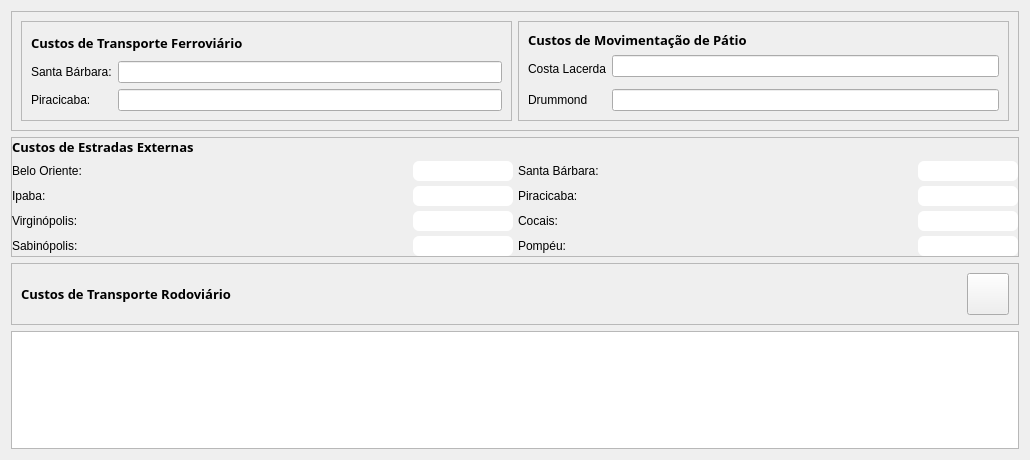
                <widget class="QWidget" name="scrollAreaWidgetContents_4">
                 <property name="geometry">
                  <rect>
                   <x>0</x>
                   <y>0</y>
                   <width>1030</width>
                   <height>460</height>
                  </rect>
                 </property>
                 <layout class="QVBoxLayout" name="verticalLayout_20">
                  <item>
                   <widget class="QFrame" name="frame_28">
                    <property name="frameShape">
                     <enum>QFrame::StyledPanel</enum>
                    </property>
                    <property name="frameShadow">
                     <enum>QFrame::Raised</enum>
                    </property>
                    <layout class="QHBoxLayout" name="horizontalLayout_23">
                     <item>
                      <widget class="QFrame" name="frame_27">
                       <property name="frameShape">
                        <enum>QFrame::StyledPanel</enum>
                       </property>
                       <property name="frameShadow">
                        <enum>QFrame::Raised</enum>
                       </property>
                       <layout class="QGridLayout" name="gridLayout_3">
                        <item row="2" column="0">
                         <widget class="QLabel" name="label_21">
                          <property name="text">
                           <string>Piracicaba:</string>
                          </property>
                         </widget>
                        </item>
                        <item row="2" column="1">
                         <widget class="QLineEdit" name="lineEdit_2"/>
                        </item>
                        <item row="1" column="1">
                         <widget class="QLineEdit" name="lineEdit"/>
                        </item>
                        <item row="1" column="0">
                         <widget class="QLabel" name="label_20">
                          <property name="text">
                           <string>Santa Bárbara:</string>
                          </property>
                         </widget>
                        </item>
                        <item row="0" column="0" colspan="2">
                         <widget class="QLabel" name="label_96">
                          <property name="font">
                           <font>
                            <family>Poppins SemiBold</family>
                            <pointsize>10</pointsize>
                            <weight>75</weight>
                            <bold>true</bold>
                           </font>
                          </property>
                          <property name="text">
                           <string>Custos de Transporte Ferroviário</string>
                          </property>
                         </widget>
                        </item>
                       </layout>
                      </widget>
                     </item>
                     <item>
                      <widget class="QFrame" name="frame_26">
                       <property name="frameShape">
                        <enum>QFrame::StyledPanel</enum>
                       </property>
                       <property name="frameShadow">
                        <enum>QFrame::Raised</enum>
                       </property>
                       <layout class="QGridLayout" name="gridLayout_5">
                        <item row="3" column="0">
                         <widget class="QLabel" name="label_22">
                          <property name="text">
                           <string>Drummond</string>
                          </property>
                         </widget>
                        </item>
                        <item row="1" column="0" rowspan="2" colspan="2">
                         <widget class="QLabel" name="label_23">
                          <property name="text">
                           <string>Costa Lacerda</string>
                          </property>
                         </widget>
                        </item>
                        <item row="3" column="2">
                         <widget class="QLineEdit" name="lineEdit_3"/>
                        </item>
                        <item row="1" column="2">
                         <widget class="QLineEdit" name="lineEdit_4"/>
                        </item>
                        <item row="0" column="0" colspan="3">
                         <widget class="QLabel" name="label_97">
                          <property name="font">
                           <font>
                            <family>Poppins SemiBold</family>
                            <pointsize>10</pointsize>
                            <weight>75</weight>
                            <bold>true</bold>
                           </font>
                          </property>
                          <property name="text">
                           <string>Custos de Movimentação de Pátio</string>
                          </property>
                         </widget>
                        </item>
                       </layout>
                      </widget>
                     </item>
                    </layout>
                   </widget>
                  </item>
                  <item>
                   <widget class="QFrame" name="frame_29">
                    <property name="frameShape">
                     <enum>QFrame::StyledPanel</enum>
                    </property>
                    <property name="frameShadow">
                     <enum>QFrame::Raised</enum>
                    </property>
                    <layout class="QGridLayout" name="gridLayout_6">
                     <property name="leftMargin">
                      <number>0</number>
                     </property>
                     <property name="topMargin">
                      <number>0</number>
                     </property>
                     <property name="rightMargin">
                      <number>0</number>
                     </property>
                     <property name="bottomMargin">
                      <number>0</number>
                     </property>
                     <property name="spacing">
                      <number>5</number>
                     </property>
                     <item row="2" column="0">
                      <widget class="QLabel" name="label_38">
                       <property name="text">
                        <string>Ipaba:</string>
                       </property>
                      </widget>
                     </item>
                     <item row="4" column="2">
                      <widget class="QLabel" name="label_42">
                       <property name="text">
                        <string>Pompéu:</string>
                       </property>
                      </widget>
                     </item>
                     <item row="3" column="2">
                      <widget class="QLabel" name="label_41">
                       <property name="text">
                        <string>Cocais:</string>
                       </property>
                      </widget>
                     </item>
                     <item row="2" column="2">
                      <widget class="QLabel" name="label_40">
                       <property name="text">
                        <string>Piracicaba:</string>
                       </property>
                      </widget>
                     </item>
                     <item row="1" column="3">
                      <widget class="QLineEdit" name="est_sb">
                       <property name="minimumSize">
                        <size>
                         <width>0</width>
                         <height>20</height>
                        </size>
                       </property>
                       <property name="maximumSize">
                        <size>
                         <width>100</width>
                         <height>16777215</height>
                        </size>
                       </property>
                       <property name="styleSheet">
                        <string notr="true">color:white;
border-radius:6px;</string>
                       </property>
                       <property name="frame">
                        <bool>false</bool>
                       </property>
                      </widget>
                     </item>
                     <item row="2" column="3">
                      <widget class="QLineEdit" name="est_pi">
                       <property name="minimumSize">
                        <size>
                         <width>0</width>
                         <height>20</height>
                        </size>
                       </property>
                       <property name="maximumSize">
                        <size>
                         <width>100</width>
                         <height>16777215</height>
                        </size>
                       </property>
                       <property name="styleSheet">
                        <string notr="true">color:white;
border-radius:6px;</string>
                       </property>
                       <property name="frame">
                        <bool>false</bool>
                       </property>
                      </widget>
                     </item>
                     <item row="3" column="3">
                      <widget class="QLineEdit" name="est_co">
                       <property name="minimumSize">
                        <size>
                         <width>0</width>
                         <height>20</height>
                        </size>
                       </property>
                       <property name="maximumSize">
                        <size>
                         <width>100</width>
                         <height>16777215</height>
                        </size>
                       </property>
                       <property name="styleSheet">
                        <string notr="true">color:white;
border-radius:6px;</string>
                       </property>
                       <property name="frame">
                        <bool>false</bool>
                       </property>
                      </widget>
                     </item>
                     <item row="4" column="3">
                      <widget class="QLineEdit" name="est_po">
                       <property name="minimumSize">
                        <size>
                         <width>0</width>
                         <height>20</height>
                        </size>
                       </property>
                       <property name="maximumSize">
                        <size>
                         <width>100</width>
                         <height>16777215</height>
                        </size>
                       </property>
                       <property name="styleSheet">
                        <string notr="true">color:white;
border-radius:6px;</string>
                       </property>
                       <property name="frame">
                        <bool>false</bool>
                       </property>
                      </widget>
                     </item>
                     <item row="2" column="1">
                      <widget class="QLineEdit" name="est_ip">
                       <property name="minimumSize">
                        <size>
                         <width>0</width>
                         <height>20</height>
                        </size>
                       </property>
                       <property name="maximumSize">
                        <size>
                         <width>100</width>
                         <height>16777215</height>
                        </size>
                       </property>
                       <property name="styleSheet">
                        <string notr="true">color:white;
border-radius:6px;</string>
                       </property>
                       <property name="frame">
                        <bool>false</bool>
                       </property>
                      </widget>
                     </item>
                     <item row="3" column="1">
                      <widget class="QLineEdit" name="est_vi">
                       <property name="minimumSize">
                        <size>
                         <width>0</width>
                         <height>20</height>
                        </size>
                       </property>
                       <property name="maximumSize">
                        <size>
                         <width>100</width>
                         <height>16777215</height>
                        </size>
                       </property>
                       <property name="styleSheet">
                        <string notr="true">color:white;
border-radius:6px;</string>
                       </property>
                       <property name="frame">
                        <bool>false</bool>
                       </property>
                      </widget>
                     </item>
                     <item row="3" column="0">
                      <widget class="QLabel" name="label_39">
                       <property name="text">
                        <string>Virginópolis:</string>
                       </property>
                      </widget>
                     </item>
                     <item row="1" column="0">
                      <widget class="QLabel" name="label_24">
                       <property name="text">
                        <string>Belo Oriente:</string>
                       </property>
                      </widget>
                     </item>
                     <item row="1" column="1">
                      <widget class="QLineEdit" name="est_bo">
                       <property name="minimumSize">
                        <size>
                         <width>0</width>
                         <height>20</height>
                        </size>
                       </property>
                       <property name="maximumSize">
                        <size>
                         <width>100</width>
                         <height>16777215</height>
                        </size>
                       </property>
                       <property name="styleSheet">
                        <string notr="true">color:white;
border-radius:6px;</string>
                       </property>
                       <property name="frame">
                        <bool>false</bool>
                       </property>
                      </widget>
                     </item>
                     <item row="4" column="0">
                      <widget class="QLabel" name="label_27">
                       <property name="text">
                        <string>Sabinópolis:</string>
                       </property>
                      </widget>
                     </item>
                     <item row="4" column="1">
                      <widget class="QLineEdit" name="est_sa">
                       <property name="minimumSize">
                        <size>
                         <width>0</width>
                         <height>20</height>
                        </size>
                       </property>
                       <property name="maximumSize">
                        <size>
                         <width>100</width>
                         <height>16777215</height>
                        </size>
                       </property>
                       <property name="styleSheet">
                        <string notr="true">color:white;
border-radius:6px;</string>
                       </property>
                       <property name="frame">
                        <bool>false</bool>
                       </property>
                      </widget>
                     </item>
                     <item row="1" column="2">
                      <widget class="QLabel" name="label_25">
                       <property name="text">
                        <string>Santa Bárbara:</string>
                       </property>
                      </widget>
                     </item>
                     <item row="0" column="0" colspan="4">
                      <widget class="QLabel" name="label_98">
                       <property name="font">
                        <font>
                         <family>Poppins SemiBold</family>
                         <pointsize>10</pointsize>
                         <weight>75</weight>
                         <bold>true</bold>
                        </font>
                       </property>
                       <property name="text">
                        <string>Custos de Estradas Externas</string>
                       </property>
                      </widget>
                     </item>
                    </layout>
                   </widget>
                  </item>
                  <item>
                   <widget class="QFrame" name="frame_25">
                    <property name="frameShape">
                     <enum>QFrame::StyledPanel</enum>
                    </property>
                    <property name="frameShadow">
                     <enum>QFrame::Raised</enum>
                    </property>
                    <layout class="QHBoxLayout" name="horizontalLayout_22">
                     <item>
                      <widget class="QLabel" name="label_95">
                       <property name="font">
                        <font>
                         <family>Poppins SemiBold</family>
                         <pointsize>10</pointsize>
                         <weight>75</weight>
                         <bold>true</bold>
                        </font>
                       </property>
                       <property name="text">
                        <string>Custos de Transporte Rodoviário</string>
                       </property>
                      </widget>
                     </item>
                     <item>
                      <spacer name="horizontalSpacer_10">
                       <property name="orientation">
                        <enum>Qt::Horizontal</enum>
                       </property>
                       <property name="sizeHint" stdset="0">
                        <size>
                         <width>40</width>
                         <height>20</height>
                        </size>
                       </property>
                      </spacer>
                     </item>
                     <item>
                      <widget class="QPushButton" name="button_open_14">
                       <property name="minimumSize">
                        <size>
                         <width>42</width>
                         <height>42</height>
                        </size>
                       </property>
                       <property name="text">
                        <string/>
                       </property>
                      </widget>
                     </item>
                    </layout>
                   </widget>
                  </item>
                  <item>
                   <widget class="QTableWidget" name="tab_14">
                    <property name="font">
                     <font>
                      <family>Poppins SemiBold</family>
                      <pointsize>8</pointsize>
                      <weight>75</weight>
                      <bold>true</bold>
                     </font>
                    </property>
                    <property name="frameShadow">
                     <enum>QFrame::Plain</enum>
                    </property>
                    <property name="lineWidth">
                     <number>10</number>
                    </property>
                    <property name="sortingEnabled">
                     <bool>true</bool>
                    </property>
                    <attribute name="horizontalHeaderDefaultSectionSize">
                     <number>150</number>
                    </attribute>
                    <attribute name="horizontalHeaderMinimumSectionSize">
                     <number>50</number>
                    </attribute>
                    <attribute name="verticalHeaderVisible">
                     <bool>false</bool>
                    </attribute>
                    <attribute name="verticalHeaderDefaultSectionSize">
                     <number>80</number>
                    </attribute>
                    <attribute name="verticalHeaderMinimumSectionSize">
                     <number>40</number>
                    </attribute>
                   </widget>
                  </item>
                 </layout>
                </widget>
